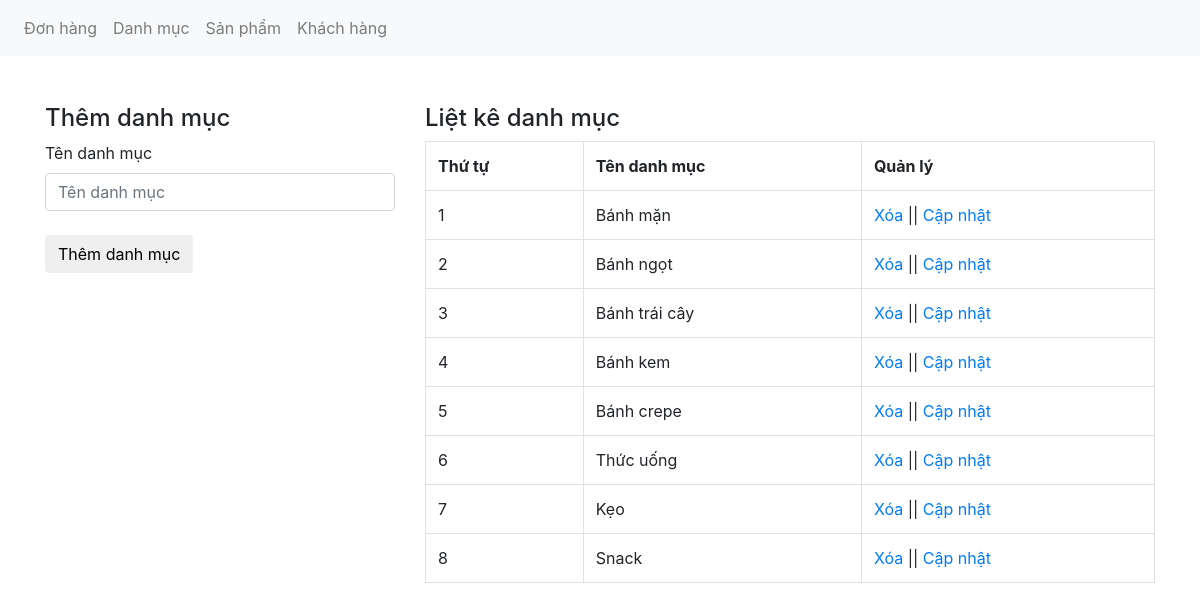
Page /admin/xulydanhmuc.php on the committed database.
### tables this page shows
CREATE TABLE `type_products` (
  `id` int(10) UNSIGNED NOT NULL,
  `type_name` varchar(100) NOT NULL
);

### admin/xulydanhmuc.php (the view, shortened to what this page needs)
<?php
	include('connect.php');
?>
<!DOCTYPE html>
<html lang="en">
<head>
	<link href="bootstrap.css" rel="stylesheet" type="text/css" media="all" />
</head>
<body>
	<nav class="navbar navbar-expand-lg navbar-light bg-light">
	  <div class="collapse navbar-collapse" id="navbarNav">
	    <ul class="navbar-nav">
	      <li class="nav-item">
	        <a class="nav-link" href="xulydonhang.php">Đơn hàng</a>
	      </li>
	      <li class="nav-item">
	        <a class="nav-link" href="xulydanhmuc.php">Danh mục</a>
	      </li>
	      <li class="nav-item">
	        <a class="nav-link" href="xulysanpham.php">Sản phẩm</a>
	      </li>
	       <li class="nav-item">
	         <a class="nav-link" href="xulykhachhang.php">Khách hàng</a>
	      </li>
	    </ul>
	  </div>
	</nav><br><br>
	<div class="container">
		<div class="row">
			<?php
			if(isset($_GET['quanly'])=='capnhat'){
				$id_capnhat = $_GET['id'];
				$sql_capnhat = mysqli_query($con,"SELECT * FROM type_products WHERE id='$id_capnhat'");
				$row_capnhat = mysqli_fetch_array($sql_capnhat);
				?>
				<div class="col-md-4">
				<h4>Cập nhật danh mục</h4>
				<label>Tên danh mục</label>
				<form action="" method="POST">
					<input type="text" class="form-control" name="danhmuc" value="<?php echo $row_capnhat['type_name'] ?>"><br>
					<input type="hidden" class="form-control" name="id_danhmuc" value="<?php echo $row_capnhat['id'] ?>">
					<input type="submit" name="capnhatdanhmuc" value="Cập nhật danh mục" class="btn btn-default">
				</form>
				</div>
			<?php
			}else{
				?>
				<div class="col-md-4">
				<h4>Thêm danh mục</h4>
				<label>Tên danh mục</label>
				<form action="" method="POST">
					<input type="text" class="form-control" name="danhmuc" placeholder="Tên danh mục"><br>
					<input type="submit" name="themdanhmuc" value="Thêm danh mục" class="btn btn-default">
				</form>
				</div>
				<?php
			}
				?>
			<div class="col-md-8">
				<h4>Liệt kê danh mục</h4>
				<?php
				$sql_select = mysqli_query($con,"SELECT * FROM type_products ORDER BY id");
				?>
				<table class="table table-bordered ">
					<tr>
						<th>Thứ tự</th>
						<th>Tên danh mục</th>
						<th>Quản lý</th>
					</tr>
					<?php
					$i = 0;
					while($row_category = mysqli_fetch_array($sql_select)){
						$i++;
					?>
					<tr>
						<td><?php echo $i; ?></td>
						<td><?php echo $row_category['type_name'] ?></td>
						<td><a href="?xoa=<?php echo $row_category['id'] ?>">Xóa</a> || <a href="?quanly=capnhat&id=<?php echo $row_category['id'] ?>">Cập nhật</a></td>
					</tr>
					<?php
					}
					?>
				</table>
			</div>
		</div>
	</div>
</body>
</html>

### rows in the picture
type_products: type_name "Bánh mặn"
type_products: type_name "Bánh ngọt"
type_products: type_name "Bánh trái cây"
type_products: type_name "Bánh kem"
type_products: type_name "Bánh crepe"
type_products: type_name "Thức uống"
type_products: type_name "Kẹo"
type_products: type_name "Snack"
